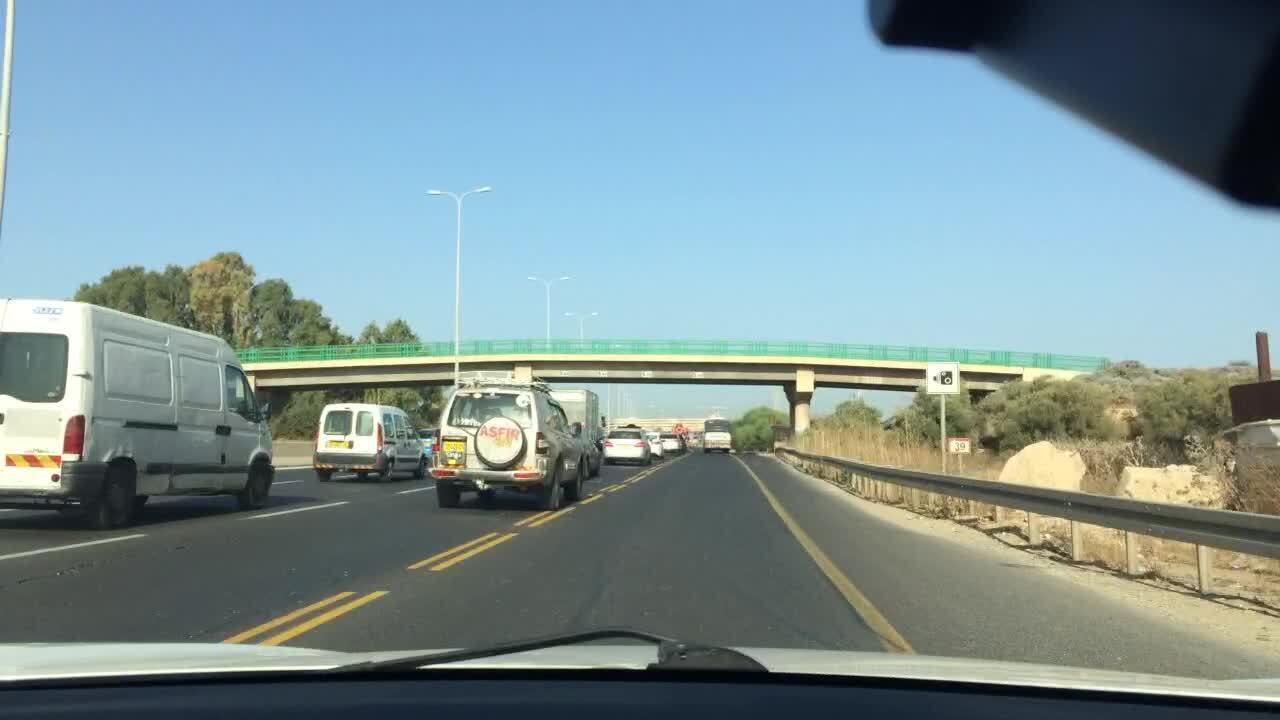
#> input picture road.jpg, 1280 x 720 px
$ python spaz.py
#> lines starting #> are read from the running program, lines starting #| are printed output that depends on the picture
import numpy as np
import PIL as pl
import matplotlib.pyplot as plt
#from pkg_resources import invalid_marker

test = pl.Image.open("road.jpg")        #open image and turn to array
#> test is the input picture: PIL image 1280x720 RGB; mean R, G, B 125.3, 148.5, 153.2
test_arr = np.array(test)
gray_arr = np.array(test)

#greyscale algo
for x in range(len(test_arr)):
    for y in range(len(test_arr[x])):                   #nested for loops cycle through every pixel in test image
        red = test_arr[x, y, 2]                         #gets red hue from pixel
        green = test_arr[x, y, 1]                       #get green hue from pixel
        blue = test_arr[x, y, 0]                        #gets blue hue from pixel
        gray = red*0.2126 + green*0.7152 + blue*0.0722  #converts pixel to greyscale value using ITU-R Rec. BT.709
        gray_arr[x, y] = gray                           #inserts grayscale pixel value into image array
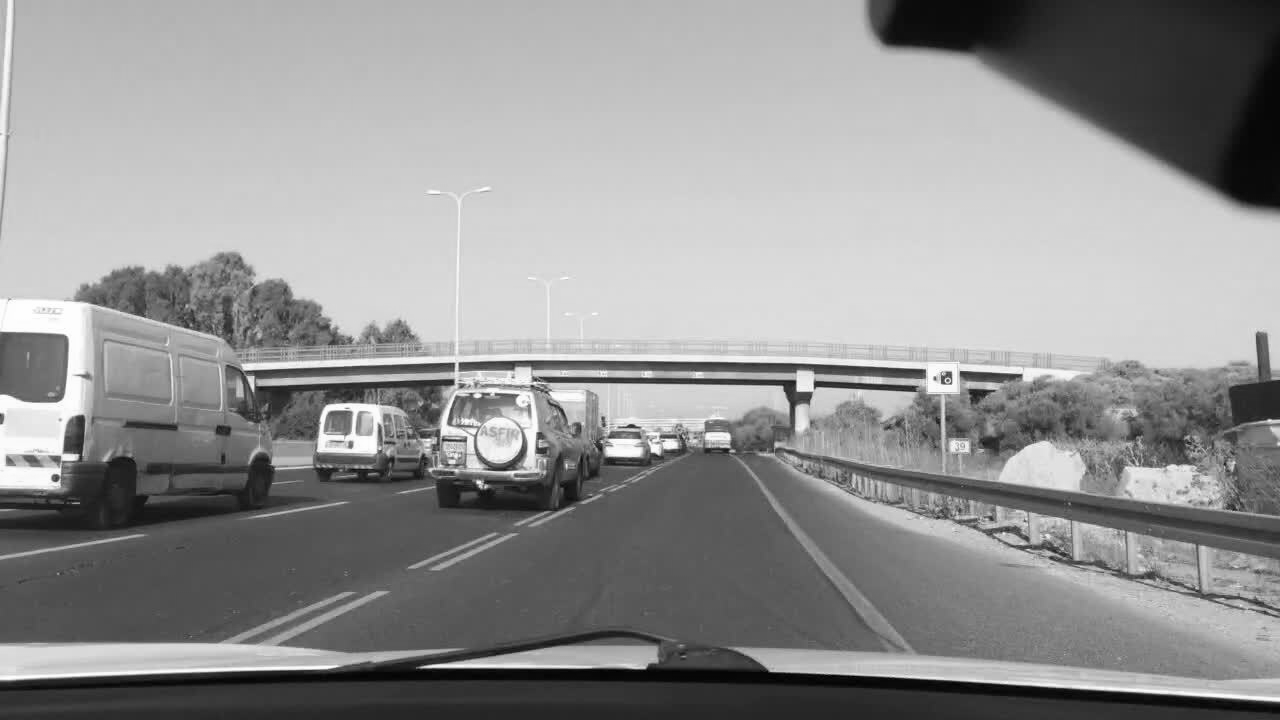
#> gray_arr: shape (720, 1280, 3); min 0, max 254, mean 147.3
test2 = pl.Image.fromarray(gray_arr)                    #converts image array w/ new gray values back into picture

"""fig = plt.figure()
plt.subplot(1, 2, 1)        #shows the original image
plt.imshow(test)
plt.title("Original")
plt.axis('off')
plt.subplot(1, 2, 2)        #shows new image
plt.imshow(test2)
plt.axis('off')
plt.title("Grayscale")"""

#image blur w/ averaging kernel
gray2 = np.array(test2)
for x in range(1, len(gray2) - 1): #loops through all pixels in image except for the outer ones
    for y in range(1, len(gray2[x]) - 1):
        ksum = np.sum(gray_arr[x-1:x+2, y-1:y+2, 1]) / 9.0     #taking average of kernel to keep image same brightness
        gray2[x, y] = ksum
test4 = pl.Image.fromarray(gray2) #above loop takes the average of the pixel and the pixels above, below, and sides of it

fig4 = plt.figure()
plt.subplot(2, 1, 1)        #shows the original image
plt.imshow(test2)
plt.title("Grayed")
plt.axis('off')
plt.subplot(2, 1, 2)        #shows new image
plt.imshow(test4)
plt.axis('off')
plt.title("Smoothed")

plt.show()
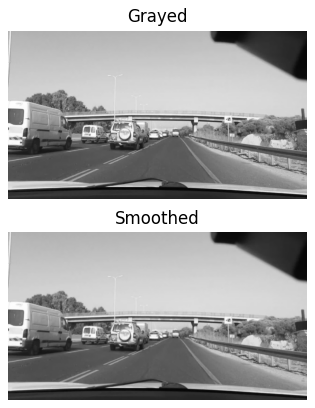
#> figure drawn by matplotlib, 2 panels
